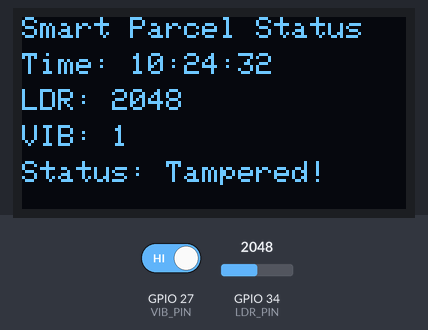
Recording of a sketch running on a simulated ESP32. Shown: 128×64 one-colour display. Inputs (shaded band) come from the test bench; at power-on: GPIO 34 (LDR_PIN) = 2048, GPIO 27 (VIB_PIN) HIGH. The local clock reads 2024-03-15 10:24:30 at power-on unless the sketch sets it; what the sketch prints to the serial monitor is not drawn.

Above: at 2.7 s.
2.8 s: GPIO 34 (LDR_PIN) set to 2866
At 4.2 s:
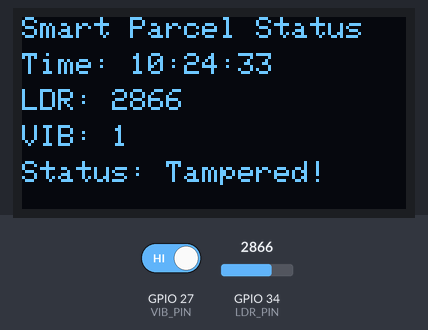
6.1 s: GPIO 27 (VIB_PIN) driven LOW
At 7.1 s:
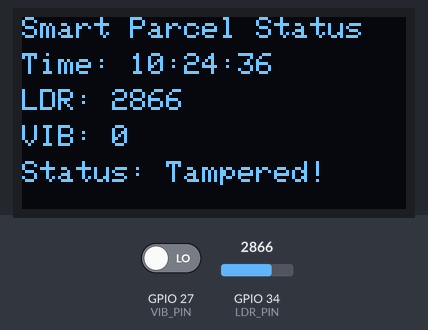
9.2 s: GPIO 34 (LDR_PIN) set to 3954
At 10.6 s:
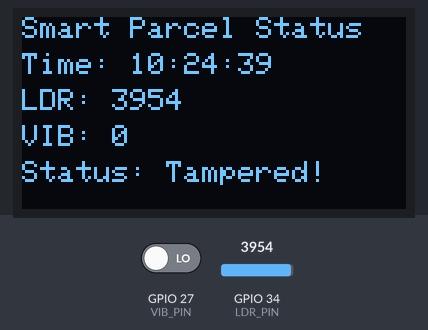
12.3 s: GPIO 34 (LDR_PIN) set to 4069
At 13.7 s:
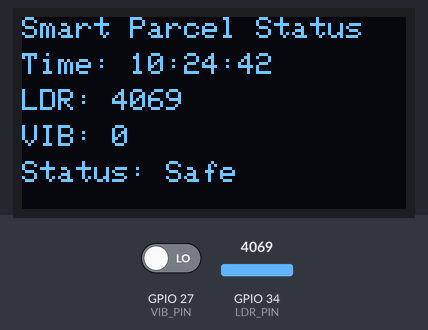
16.4 s: GPIO 27 (VIB_PIN) driven HIGH
At 17.4 s:
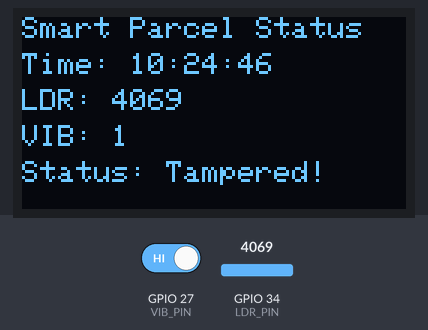
Timing chart, 0 to 19.4 s (numbered marks = the images above; inputs shaded):
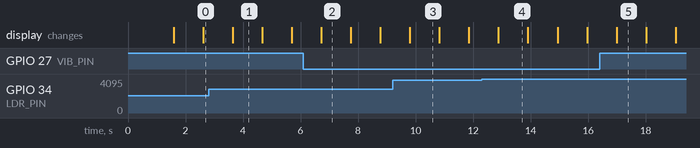

Measured:
- the behaviour switches between 3999 and 4000 on GPIO 34 (LDR_PIN) (found by bisection; images 3 and 4)
- after the input at 12.3 s, the display: changes after 0.58 s (image 4)
- after the input at 16.4 s, the display: changes after 0.59 s (image 5)
- what the display in image 1 shows lasts 1.1 s, from 3.6 s to 4.7 s

The sketch:

esp32_smart_parcel.ino
```cpp
/*
  Smart Parcel Tampering Detection System
  Author: Rohith Inturi

  Description:
  ESP32-based real-time parcel monitoring system using:
  - LDR sensor (ambient light detection)
  - Vibration sensor (physical disturbance detection)
  - RTC (DS3231) for timestamp logging
  - OLED display for real-time status visualization

  Logs tamper events and displays system status.
*/

#include <Wire.h>
#include <Adafruit_GFX.h>
#include <Adafruit_SSD1306.h>
#include "RTClib.h"

// ====== OLED Setup ======
#define SCREEN_WIDTH 128
#define SCREEN_HEIGHT 64
Adafruit_SSD1306 display(SCREEN_WIDTH, SCREEN_HEIGHT, &Wire, -1);

// ====== RTC Setup ======
RTC_DS3231 rtc;
bool rtcFound = false;

// ====== Sensor Pins ======
#define LDR_PIN 34
#define VIB_PIN 27

// ====== Thresholds ======
#define LDR_THRESHOLD 4000

// ====== Tamper Log ======
#define MAX_LOGS 5
String tamperLogs[MAX_LOGS];
int logIndex = 0;

// ====== Tamper State Tracking ======
bool lastTamperState = false;

void setup() {
  Serial.begin(115200);
  while (!Serial) { delay(10); }

  Serial.println("Starting Smart Parcel System...");

  pinMode(VIB_PIN, INPUT);

  // OLED Initialization
  if (!display.begin(SSD1306_SWITCHCAPVCC, 0x3C)) {
    Serial.println("OLED not found!");
    while (1);
  }

  display.clearDisplay();
  display.setTextSize(1);
  display.setTextColor(SSD1306_WHITE);
  display.setCursor(0, 0);
  display.println("Smart Parcel Init...");
  display.display();
  delay(1500);

  // RTC Initialization
  if (!rtc.begin()) {
    rtcFound = false;
    Serial.println("RTC not detected, using ESP32 millis()");
  } else {
    rtcFound = true;
    if (rtc.lostPower()) {
      Serial.println("RTC lost power, setting compile time...");
      rtc.adjust(DateTime(F(__DATE__), F(__TIME__)));
    }
  }
}

void loop() {

  // ====== Sensor Readings ======
  int ldrValue = analogRead(LDR_PIN);
  int vibState = digitalRead(VIB_PIN);

  // ====== Time Handling ======
  String timeStr;

  if (rtcFound) {
    DateTime now = rtc.now();
    char buf[20];
    sprintf(buf, "%02d:%02d:%02d", now.hour(), now.minute(), now.second());
    timeStr = String(buf);
  } else {
    unsigned long sec = millis() / 1000;
    unsigned long hh = (sec / 3600) % 24;
    unsigned long mm = (sec / 60) % 60;
    unsigned long ss = sec % 60;
    char buf[20];
    sprintf(buf, "%02lu:%02lu:%02lu", hh, mm, ss);
    timeStr = String(buf);
  }

  // ====== Tamper Detection Logic ======
  bool tampered = !(ldrValue >= LDR_THRESHOLD && vibState == 0);
  String tamperStatus = tampered ? "Tampered!" : "Safe";

  // Log only when state changes from Safe → Tampered
  if (tampered && !lastTamperState && rtcFound) {
    tamperLogs[logIndex] = timeStr;
    logIndex = (logIndex + 1) % MAX_LOGS;
  }

  lastTamperState = tampered;

  // ====== Serial Monitor Output ======
  Serial.print("Time: "); Serial.print(timeStr);
  Serial.print(" | LDR: "); Serial.print(ldrValue);
  Serial.print(" | VIB: "); Serial.print(vibState);
  Serial.print(" | Status: "); Serial.println(tamperStatus);

  // ====== OLED Display ======
  display.clearDisplay();
  display.setTextSize(1);

  display.setCursor(0, 0);
  display.println("Smart Parcel Status");

  display.setCursor(0, 12);
  display.print("Time: ");
  display.println(timeStr);

  display.setCursor(0, 24);
  display.print("LDR: ");
  display.println(ldrValue);

  display.setCursor(0, 36);
  display.print("VIB: ");
  display.println(vibState);

  display.setCursor(0, 48);
  display.print("Status: ");
  display.println(tamperStatus);

  display.display();

  delay(1000);
}
```
